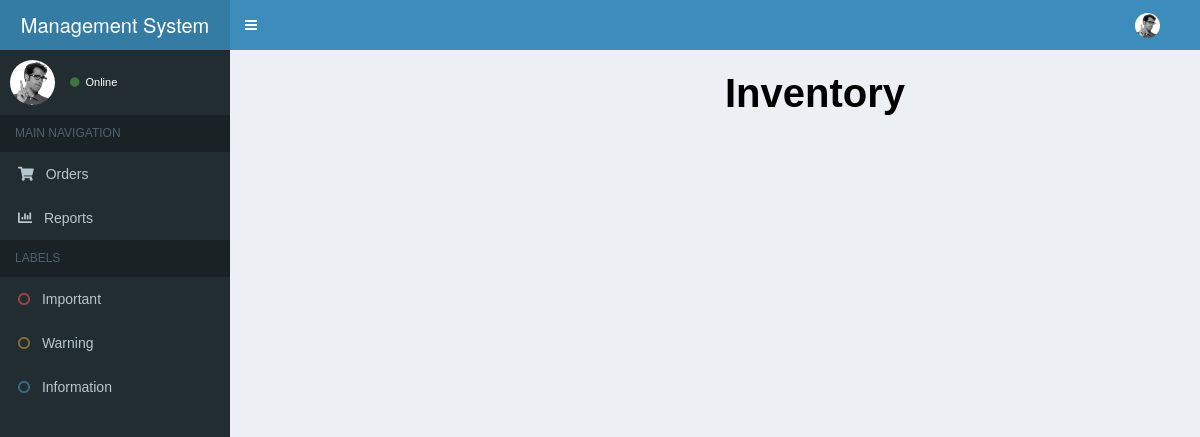
The app's page /inventory/, older data.
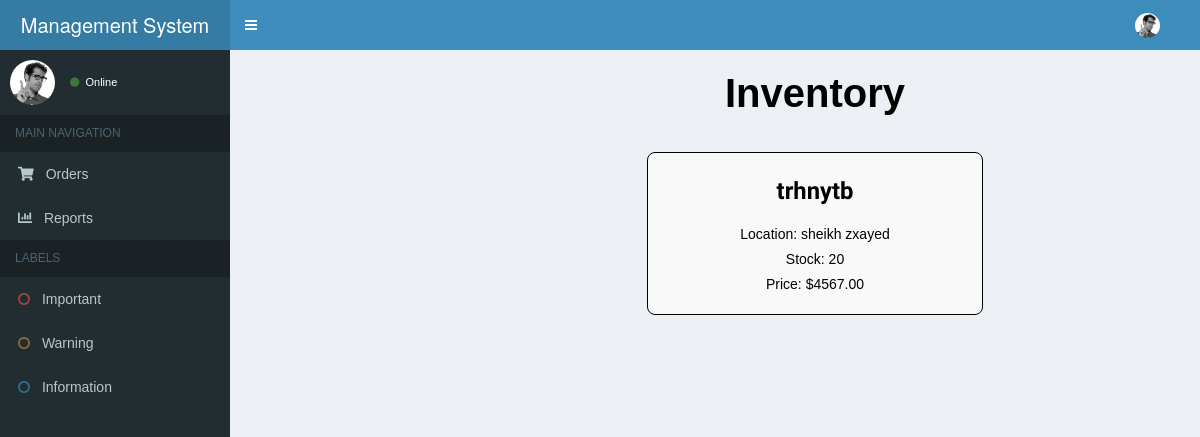
The same page, newer data.
### managment/models.py (models this page shows, shortened)
class Product(models.Model):
    name = models.CharField(max_length=255)
    sku = models.CharField(max_length=50, unique=True)
    description = models.TextField()
    price = models.DecimalField(max_digits=10, decimal_places=2)
    supplier = models.ForeignKey(Supplier, on_delete=models.CASCADE, related_name='products')

class Inventory(models.Model):
    product = models.ForeignKey(Product, on_delete=models.CASCADE, related_name='inventory')
    location = models.CharField(max_length=255)
    stock_level = models.IntegerField()
    low_stock_alert = models.IntegerField(default=10)  # Default alert threshold

### managment/views.py (the view)
# urls.py: path('inventory/', views.inventory , name="inventory"),
def inventory(request):
    products = Product.objects.all()
    inventory = Inventory.objects.all()
    context={"inventory" : inventory , "products": products}
    return render(request, 'inventory.html' , context)

### managment/context_processor.py (called while the page is built)
def global_variables(request):
    num = 0
    inventory = Inventory.objects.all()
    for item in inventory:
        if item.stock_level <= item.low_stock_alert:
            num += 1
    return{"num" : num}

### managment/templates/inventory.html (shortened to what this page needs)
{% extends 'base.html' %}
{% load static %}
{% block body %}
<head>
</head>
<div class="content-wrapper">
    <section class="content">
      <div class="row">
        <div class="container">
            <div class="title">
                Inventory
            </div>
            <div class="inventory">
                {% for product in  products %}
                <div class="product">
                    <h2>{{product.name}}</h2>
                    {% for item in inventory %}
                        {% if item.product == product %}
                            <p>Location: {{item.location}}</p>
                            <p>Stock: {{item.stock_level}}</p>
                        {% endif %}
                    {% endfor %}
                    <p>Price: ${{product.price}}</p>
                </div>
                {% endfor %}
            </div>
        </div>
      </div>
    </section>
</div>
{% endblock body %}

Row changes from the older to the newer data that the page shows:
added Product: name "trhnytb", price "4567.00"
added Inventory: location "sheikh zxayed", stock_level "20"
